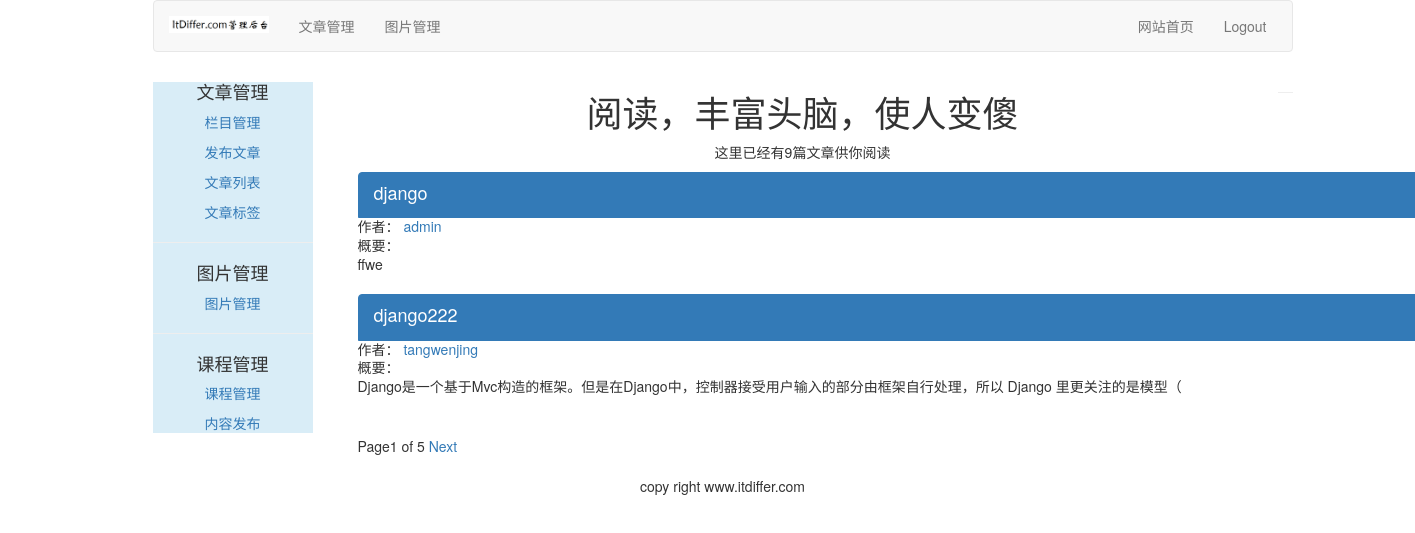
The page /article/list-article-titles/ on the database its author committed.
### article/models.py (models this page shows, shortened)
class ArticlePost(models.Model):
	author = models.ForeignKey(User, related_name="article", on_delete=models.CASCADE)
	title = models.CharField(max_length=200)
	slug = models.SlugField(max_length=500)
	column = models.ForeignKey(ArticleColumn, related_name="article_column", on_delete=models.CASCADE)
	body = models.TextField()
	created = models.DateTimeField(default=timezone.now())
	updated = models.DateTimeField(auto_now=True)
	users_like = models.ManyToManyField(User, related_name="articles_like", blank=True)
	article_tag = models.ManyToManyField(ArticleTag, related_name='article_tag',
										 blank=True)
	class Meta:
		ordering = ("title",)
		index_together = (('id', 'slug'),)
	def get_url_path(self):
		return reverse("article:list_article_detail", args=[self.id, self.slug])

### article/list_views.py (the view)
# urls.py: path('list-article-titles/',list_views.article_titles,name='article_titles'),
def article_titles(request, username=None):
	if username:
		user = User.objects.get(username=username)
		articles_title = ArticlePost.objects.filter(author=user)
		try:
			userinfo = user.userinfo
		except:
			userinfo = None
	else:
		articles_title = ArticlePost.objects.all()
	paginator = Paginator(articles_title, 2)
	page = request.GET.get('page')
	try:
		current_page = paginator.page(page)
		articles = current_page.object_list
	except PageNotAnInteger:
		current_page = paginator.page(1)
		articles = current_page.object_list
	except EmptyPage:
		current_page = paginator.page(paginator.num_pages)
		articles = current_page.object_list
	if username:
		return render(request, "article/list/author_articles.html",
					  {"articles": articles, "page": current_page, "userinfo": userinfo, "user": user})
	return render(request, "article/list/article_titles.html", {"articles": articles, "page": current_page})

### article/templatetags/article_tags.py (called while the page is built)
@register.simple_tag
def total_articles():
	return ArticlePost.objects.count()

### templates/article/list/article_titles.html (shortened to what this page needs)
{% extends "article/base.html" %}
{% load article_tags %}
{% block content %}
<div class="row text-center vertical-middle-sm">
    <h1>阅读，丰富头脑，使人变傻</h1>
    <p>这里已经有{% total_articles %}篇文章供你阅读</p>
</div>
<div class="container">
    {% for article in articles %}
    <div class="list-group">
        <a href="{{article.get_url_path}}" class="list-group-item active"><h4 class="list-group-item-heading">{{article.title}}</h4></a>
        <p class="list-group-item-text">作者：<a href="{% url 'article:author_articles' article.author.username %}"> {{article.author.username}}</a></p>
        <p class="list-group-item-text">概要：{{article.body|slice:'70'|linebreaks}}</p>
    </div>
    {% endfor %}
    {% include "paginator.html" %}
</div>
{% endblock %}

### rows shown on the page
ArticlePost: title "django", author.username "admin", body "ffwe"
ArticlePost: title "django222", author.username "tangwenjing", body "Django是一个基于Mvc构造的框架。但是在Django中，控制器接受用户输入的部分由框架自行处理，所以 Django 里更关注的是模型（"

### other values the page prints
{{ page.number }} "1"
{{ page.paginator.num_pages }} "5"
